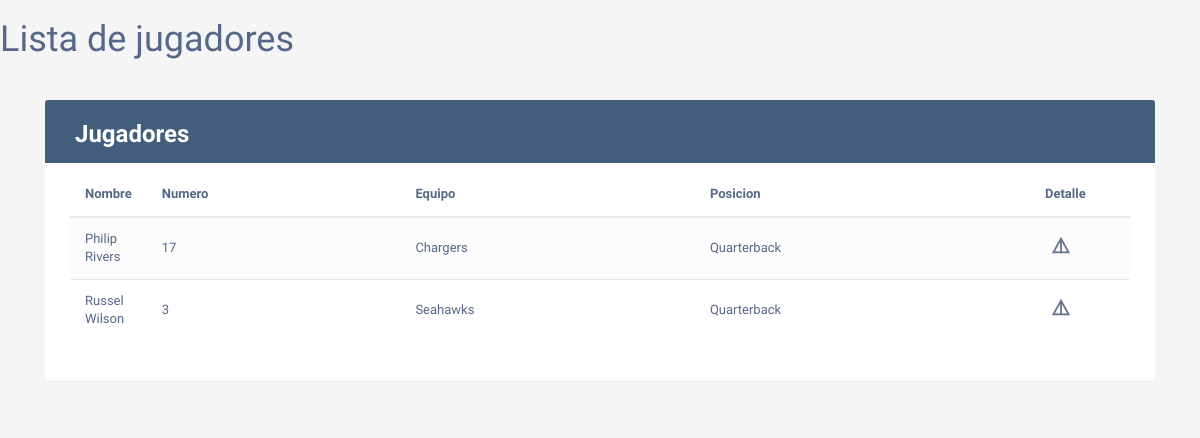
Screenshot of /jugadores-posicion/Quarterback with the database file from the repository.
### AppNLFP/models.py (models this page shows, shortened)
class Jugador(models.Model):
    nombreJugador = models.CharField(max_length=30)
    numeroJugador = models.IntegerField()
    equipo = models.CharField(max_length=30)
    posicion = models.CharField(max_length=30)
    timestamp = models.DateTimeField(auto_now_add=True)

### AppNLFP/views.py (the view)
# urls.py: path('jugadores-posicion/<str:posicion>',views.buscarJugadorPorPosicion,name="jugadores_posicion_view"),
def buscarJugadorPorPosicion(request,posicion):
    queryset = Jugador.objects.filter(posicion=posicion)
    context = {
        "jugadoresPosicion" : queryset
    }
    return render(request, "home/jugadores-posicion.html",context)

### templates/home/jugadores-posicion.html (shortened to what this page needs)
{% extends "base.html" %}
{% block content %}
<h1>Lista de jugadores</h1>
    <div class="container">
        <div class="table-wrapper">
            <div class="table-title">
                <div class="row">
                    <div class="col-sm-6">
						<h2><b>Jugadores</b></h2>
					</div>
                </div>
            </div>
            <table class="table table-striped table-hover">
                <thead>
                    <tr>
                        <th>Nombre</th>
                        <th>Numero</th>
						<th>Equipo</th>
                        <th>Posicion</th>
                        <th>Detalle</th>
                    </tr>
                </thead>
                <tbody>
                    {% for jugador in jugadoresPosicion  %}
                    <tr>
                        <td>{{jugador.nombreJugador}}</td>
                        <td>{{jugador.numeroJugador}}</td>
						<td>{{jugador.equipo}}</td>
                        <td>{{jugador.posicion}}</td>
                        <td>
							<a href="{%url 'detalle_jugador_view' jugador.id%}"><i class="material-icons" data-toggle="tooltip" title="Detalles">details</i></a>
                        </td>
                    </tr>
                    {% endfor %}
                </tbody>
            </table>
        </div>
    </div>
{% endblock %}

### templates/base.html (style rules this page uses)
body { color: #566787; background: #f5f5f5; font-family: 'Varela Round', sans-serif; font-size: 13px; }
.table-wrapper { background: #fff; padding: 20px 25px; margin: 30px 0; border-radius: 3px; box-shadow: 0 1px 1px rgba(0,0,0,.05); }
.table-title { padding-bottom: 15px; background: #435d7d; color: #fff; padding: 16px 30px; margin: -20px -25px 10px; border-radius: 3px 3px 0 0; }
.table-title h2 { margin: 5px 0 0; font-size: 24px; }
table.table tr th, table.table tr td { border-color: #e9e9e9; padding: 12px 15px; vertical-align: middle; }
table.table tr th:first-child { width: 60px; }
table.table tr th:last-child { width: 100px; }
table.table-striped tbody tr:nth-of-type(odd) { background-color: #fcfcfc; }
table.table td:last-child i { opacity: 0.9; font-size: 22px; margin: 0 5px; }
table.table td a { font-weight: bold; color: #566787; display: inline-block; text-decoration: none; outline: none !important; }
table.table td i { font-size: 19px; }

### rows the page displays
Jugador: nombreJugador "Philip Rivers", numeroJugador "17", equipo "Chargers", posicion "Quarterback"
Jugador: nombreJugador "Russel Wilson", numeroJugador "3", equipo "Seahawks", posicion "Quarterback"
